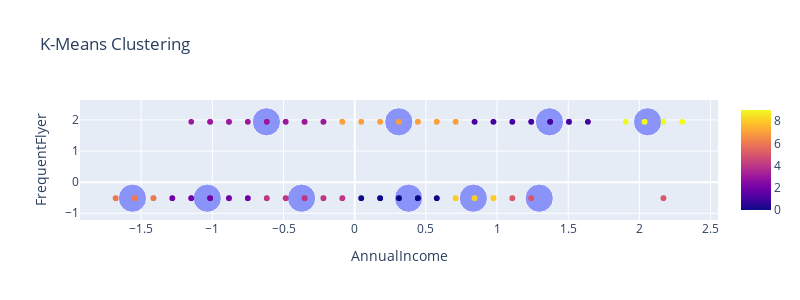

The notebook cell saved with this chart:
### Markdown cell above
### Visualizing Results

### Code cell
cluster = KMeans(n_clusters=best_num_clusters, init='k-means++', n_init=10, max_iter=300, tol=0.0001, verbose=0, random_state=None, copy_x=True, algorithm='lloyd')
kmeans.fit(scaled_clustering[['AnnualIncome','FrequentFlyer']])

cluster_assignments = kmeans.labels_
cluster_centers = kmeans.cluster_centers_

graf1 = px.scatter(x = scaled_clustering.loc[:,'AnnualIncome'], y = scaled_clustering.loc[:,'FrequentFlyer'], color=cluster_assignments)
graf2 = px.scatter(x = cluster_centers[:,0], y = cluster_centers[:,1], size = [10 for _ in range(10)])
graf3 = go.Figure(data = graf1.data + graf2.data)
graf3.update_layout(width=800,height=300,title_text='K-Means Clustering')
graf3.update_xaxes(title = 'AnnualIncome')
graf3.update_yaxes(title = 'FrequentFlyer')
graf3.show()

### Figure 1 — Plotly figure (JSON) as saved in the notebook; plotly's stock layout.template omitted (floating-point values rounded to 4 significant figures; data arrays with more than 128 entries replaced by an {"elided": "..."} marker saying what was removed)
{"data": [{"hovertemplate": "x=%{x}<br>y=%{y}<br>color=%{marker.color}<extra></extra>", "legendgroup": "", "marker": {"color": {"elided": "1987 int values"}, "coloraxis": "coloraxis", "symbol": "circle"}, "mode": "markers", "name": "", "showlegend": false, "type": "scattergl", "x": {"elided": "1987 float values"}, "xaxis": "x", "y": {"elided": "1987 float values"}, "yaxis": "y"}, {"hovertemplate": "x=%{x}<br>y=%{y}<br>size=%{marker.size}<extra></extra>", "legendgroup": "", "marker": {"color": "#636efa", "size": [10, 10, 10, 10, 10, 10, 10, 10, 10, 10], "sizemode": "area", "sizeref": 0.025, "symbol": "circle"}, "mode": "markers", "name": "", "orientation": "v", "showlegend": false, "type": "scatter", "x": [0.3784, 1.368, -1.036, -0.6202, -0.3733, 1.296, -1.561, 0.3097, 0.8334, 2.058], "xaxis": "x", "y": [-0.5154, 1.94, -0.5154, 1.94, -0.5154, -0.5154, -0.5154, 1.94, -0.5154, 1.94], "yaxis": "y"}], "layout": {"height": 300, "title": {"text": "K-Means Clustering"}, "width": 800, "xaxis": {"title": {"text": "AnnualIncome"}}, "yaxis": {"title": {"text": "FrequentFlyer"}}}}
